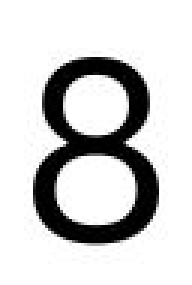
#> input picture NEW_NUMBERS/10.jpg, 64 x 95 px (shown 3 times larger); its folder holds only this picture in this run
$ jupyter execute --allow-errors hog.ipynb
#> lines starting #> are read from the running program, lines starting #| are printed output that depends on the picture; after the words box and inside, x2 and y2 are one past the last pixel; in counts of white or black regions, pixels touching at a corner belong together
[cell 1]
import cv2
import numpy as np
import pandas as  pd
import matplotlib.pyplot as plt
import random
import glob

[cell 2]
def get_gt_contours(i):
    gt_contours = []
    boxes = digitStruct.loc[f'{str(i)}.png', 'boxes']
    for box in boxes:
        x = box['left']
        y = box['top']
        w = box['width']
        h = box['height']
        label = int(box['label'])
        gt_contours.append([x, y, x+w, y+h,label])
    return gt_contours

[cell 3]
new_templates = []
for tmp_path in glob.glob('NEW_NUMBERS/*.jpg'):
        tmp = cv2.imread(tmp_path)
#> tmp is the input picture: shape (95, 64, 3); min 0, max 255, mean 207.1
        gray = cv2.cvtColor(tmp, cv2.COLOR_BGR2GRAY)
        thresh = cv2.adaptiveThreshold(gray,255,cv2.ADAPTIVE_THRESH_GAUSSIAN_C,cv2.THRESH_BINARY_INV,11,2)
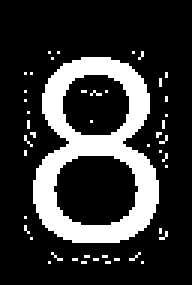
#> thresh: shape (95, 64) (shown 3 times larger); 20.2% white; 46 white regions (45 under 20 px), largest, box (x1, y1, x2, y2) and area: (11, 19, 53, 81) 1139
        new_templates.append(thresh)
print(len(new_templates))
#| 1

#> (a cell that did not finish here is left out)

[cell 5]
# [10 lines of commented-out code are left out]
i=12
img = cv2.imread(f'data/train/{i}.png')
#> (the rest of this cell did not finish here and is left out)

[cell 6]
win_size = (20, 20)
block_size = (10, 10)
block_stride = (5, 5)
cell_size = (5, 5)
nbins = 9

hog = cv2.HOGDescriptor(win_size, block_size, block_stride, cell_size, nbins)

#> (a cell that did not finish here is left out)

#> (a cell that did not finish here is left out)


$ run again, on NEW_NUMBERS/15.jpg
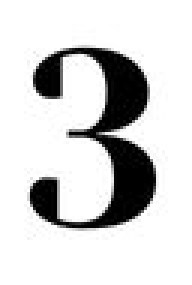
#> input picture NEW_NUMBERS/15.jpg, 64 x 95 px (shown 3 times larger)
#> tmp is the input picture: shape (95, 64, 3); min 0, max 255, mean 211.5
#> `thresh = cv2.adaptiveThreshold(gray,255,cv2.ADAPTIVE_THRESH_GAUSSIAN_C..`:
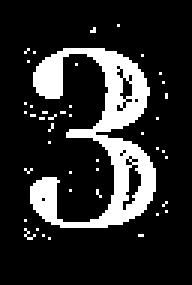
#> thresh: shape (95, 64) (shown 3 times larger); 16.9% white; 43 white regions (42 under 20 px), largest, box (x1, y1, x2, y2) and area: (10, 16, 52, 76) 964
#| 1

$ run again, on NEW_NUMBERS/16.jpg
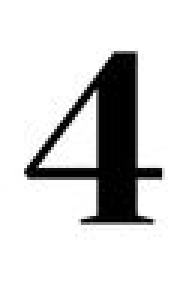
#> input picture NEW_NUMBERS/16.jpg, 64 x 95 px (shown 3 times larger)
#> tmp is the input picture: shape (95, 64, 3); min 0, max 255, mean 214
#> `thresh = cv2.adaptiveThreshold(gray,255,cv2.ADAPTIVE_THRESH_GAUSSIAN_C..`:
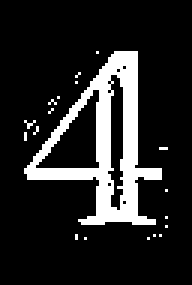
#> thresh: shape (95, 64) (shown 3 times larger); 14.7% white; 19 white regions (18 under 20 px), largest, box (x1, y1, x2, y2) and area: (8, 17, 54, 75) 862
#| 1

$ run again, on NEW_NUMBERS/17.jpg
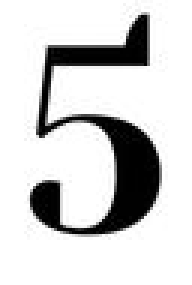
#> input picture NEW_NUMBERS/17.jpg, 64 x 95 px (shown 3 times larger)
#> tmp is the input picture: shape (95, 64, 3); min 0, max 255, mean 209.7
#> `thresh = cv2.adaptiveThreshold(gray,255,cv2.ADAPTIVE_THRESH_GAUSSIAN_C..`:
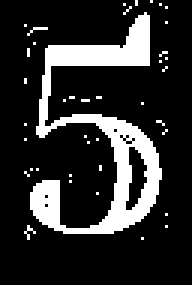
#> thresh: shape (95, 64) (shown 3 times larger); 17.7% white; 40 white regions (39 under 20 px), largest, box (x1, y1, x2, y2) and area: (10, 4, 54, 78) 1010
#| 1

$ run again, on NEW_NUMBERS/11.jpg
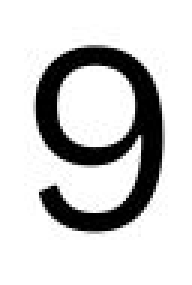
#> input picture NEW_NUMBERS/11.jpg, 64 x 95 px (shown 3 times larger)
#> tmp is the input picture: shape (95, 64, 3); min 0, max 255, mean 206.9
#> `thresh = cv2.adaptiveThreshold(gray,255,cv2.ADAPTIVE_THRESH_GAUSSIAN_C..`:
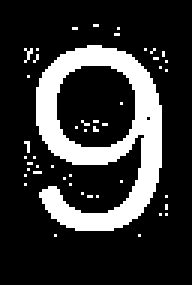
#> thresh: shape (95, 64) (shown 3 times larger); 19.7% white; 46 white regions (45 under 20 px), largest, box (x1, y1, x2, y2) and area: (12, 15, 54, 77) 1123
#| 1
